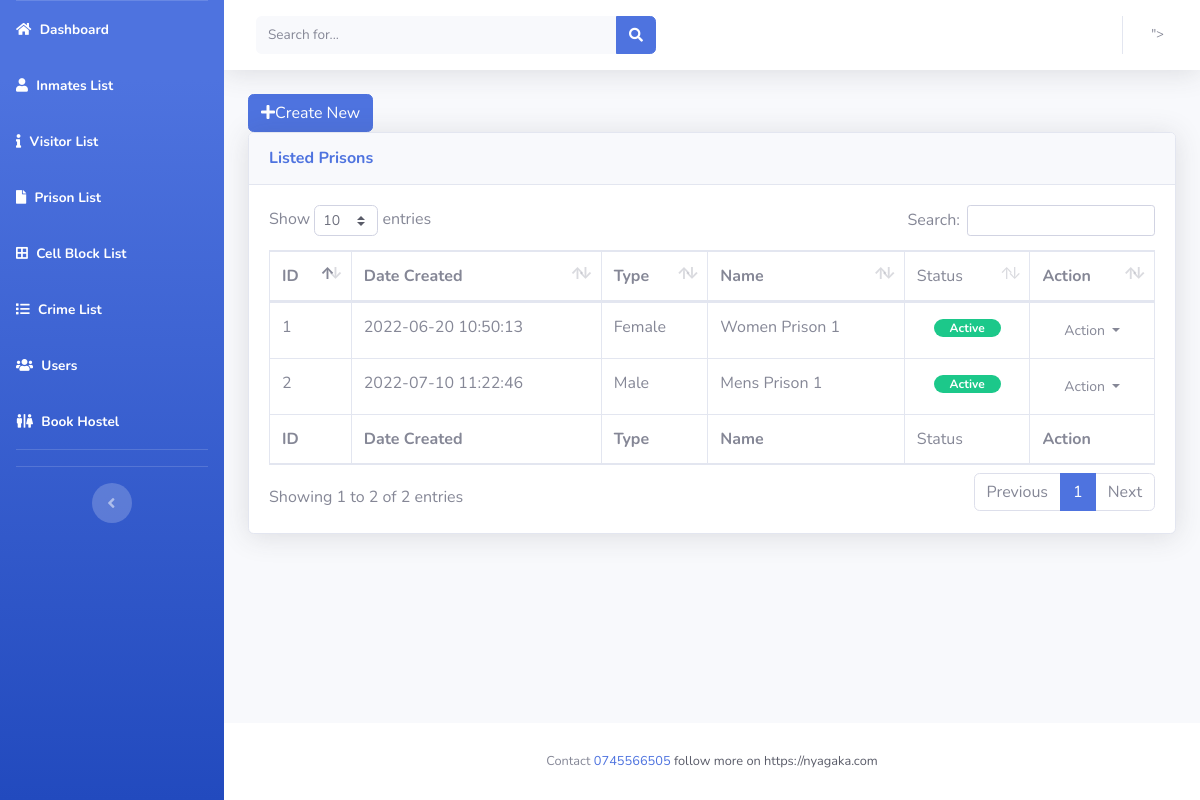
The app's page /admin/manage-prisons.php (signed in) with its own data.
### tables this page shows
CREATE TABLE `prisons` (
  `prison_id` int(11) NOT NULL,
  `pname` varchar(20) NOT NULL,
  `type` varchar(20) NOT NULL,
  `status` int(11) NOT NULL,
  `date_updated` datetime DEFAULT current_timestamp()
);

### admin/manage-prisons.php (the view, shortened to what this page needs)
<?php
include('includes/config.php');
if (strlen($_SESSION['alogin']) == 0) {
    header('location: login.php');
}
else {
?>
<!DOCTYPE html>
<html lang="en">
<head>
    <link href="vendor/fontawesome-free/css/all.min.css" rel="stylesheet" type="text/css">
    <link href="css/sb-admin-2.min.css" rel="stylesheet">
    <link href="vendor/datatables/dataTables.bootstrap4.min.css" rel="stylesheet">
</head>
<body id="page-top">
    <div id="wrapper">
        <?php include "includes/sidebar.php"; ?>
        <div id="content-wrapper" class="d-flex flex-column">
            <div id="content">
                <?php include "includes/header.php"; ?>
                <div class="container-fluid">
                    <a href="add-prison.php" id="create_new" align="right" class="btn btn-flat btn-primary"><span class="fas fa-plus"></span>Create New</a>
                    <div class="card shadow mb-4">
                        <div class="card-header py-3">
                           <h6 class="m-0 font-weight-bold text-primary">Listed Prisons</h6>
                        </div>
                        <div class="card-body">
                            <div class="table-responsive">
                                <table class="table table-bordered" id="dataTable" width="100%" cellspacing="0">
                                    <thead>
                                    <tr>
                                    <th>ID</th>
                                    <th>Date Created</th>
                                        <th>Type</th>
                                        <th>Name</th>
                                        <td>Status</td>
                                        <th>Action</th>
                                    </tr>
                                    </thead>
                                    <tfoot>
                                    <tr>
                                        <th>ID</th>
                                        <th>Date Created</th>
                                        <th>Type</th>
                                        <th>Name</th>
                                        <td>Status</td>
                                        <th>Action</th>
                                    </tr>
                                    </tfoot>
                                    <tbody>
                                    <?php
                                    $sql = "SELECT prisons.* FROM prisons WHERE `status`=1";
                                        $query = $dbh->prepare($sql);
                                        $query->execute();
                                        $results = $query->fetchAll(PDO::FETCH_OBJ);
                                        $cnt = 1;
                                        if ($query->rowCount() > 0) {
                                            foreach ($results as $result) {
                                             ?>
                                    <tr>
                                    <td><?php echo htmlentities($cnt); ?></td>
                                    <td><?php echo htmlentities($result->date_updated); ?></td>
                                    <td><?php echo htmlentities($result->type); ?></td>
                                    <td><?php echo htmlentities($result->pname); ?></td>
                                    <td class="text-center">
                                <?php if($result->status == 1): ?>
                                    <span class="badge badge-success px-3 rounded-pill">Active</span>
                                <?php else: ?>
                                    <span class="badge badge-danger px-3 rounded-pill">Inactive</span>
                                <?php endif; ?>
                            </td>
                            <td align="center">
								 <button type="button" class="btn btn-flat p-1 btn-default btn-sm dropdown-toggle dropdown-icon" data-toggle="dropdown">
				                  		Action
				                  </button>
							</td>
                                    </tr>
                                    <?php $cnt = $cnt + 1;
                                            }
                                        } ?>
                                    </tbody>
                                </table>
                            </div>
                        </div>
                    </div>
                </div>
            </div>
            <?php include "includes/footer.php"; ?>
        </div>
    </div>
</body>
</html>
<?php } ?>

### records on screen
prisons: date_updated "2022-06-20 10:50:13", type "Female", pname "Women Prison 1", status "Active"
prisons: date_updated "2022-07-10 11:22:46", type "Male", pname "Mens Prison 1", status "Active"
